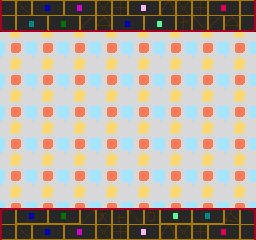

Below is a game level as drawn by its tile map, then a one-line description and the .tmx file that defines it, in full:
An orthogonal 16x15 tile map with 16x16 px tiles, 2 tile layers (back, front) and 3 objects (Shop).

<map version="1.0" orientation="orthogonal" width="16" height="15" tilewidth="16" tileheight="16">
 <tileset firstgid="1" name="tiles1" tilewidth="16" tileheight="16">
  <image source="../tiles0.gif" trans="ff00ff" width="256" height="256" />
 </tileset>
 <layer name="back" width="16" height="15">
  <data encoding="csv">
129,130,129,130,129,130,129,130,129,130,129,130,129,130,129,130,
145,146,145,146,145,146,145,146,145,146,145,146,145,146,145,146,
129,130,129,130,129,130,129,130,129,130,129,130,129,130,129,130,
145,146,145,146,145,146,145,146,145,146,145,146,145,146,145,146,
129,130,129,130,129,130,129,130,129,130,129,130,129,130,129,130,
145,146,145,146,145,146,145,146,145,146,145,146,145,146,145,146,
129,130,129,130,129,130,129,130,129,130,129,130,129,130,129,130,
145,146,145,146,145,146,145,146,145,146,145,146,145,146,145,146,
129,130,129,130,129,130,129,130,129,130,129,130,129,130,129,130,
145,146,145,146,145,146,145,146,145,146,145,146,145,146,145,146,
129,130,129,130,129,130,129,130,129,130,129,130,129,130,129,130,
145,146,145,146,145,146,145,146,145,146,145,146,145,146,145,146,
129,130,129,130,129,130,129,130,129,130,129,130,129,130,129,130,
145,146,145,146,145,146,145,146,145,146,145,146,145,146,145,146,
129,130,129,130,129,130,129,130,129,130,129,130,129,130,129,130
</data>
 </layer>
 <layer name="front" width="16" height="15">
  <data encoding="csv">
97,99,67,68,87,88,115,116,85,86,119,115,116,81,82,104,
17,7,8,1,2,22,23,3,4,5,6,20,21,22,23,24,
0,0,0,0,0,0,0,0,0,0,0,0,0,0,0,0,
0,0,0,0,0,0,0,0,0,0,0,0,0,0,0,0,
0,0,0,0,0,0,0,0,0,0,0,0,0,0,0,0,
0,0,0,0,0,0,0,0,0,0,0,0,0,0,0,0,
0,0,0,0,0,0,0,0,0,0,0,0,0,0,0,0,
0,0,0,0,0,0,0,0,0,0,0,0,0,0,0,0,
0,0,0,0,0,0,0,0,0,0,0,0,0,0,0,0,
0,0,0,0,0,0,0,0,0,0,0,0,0,0,0,0,
0,0,0,0,0,0,0,0,0,0,0,0,0,0,0,0,
0,0,0,0,0,0,0,0,0,0,0,0,0,0,0,0,
0,0,0,0,0,0,0,0,0,0,0,0,0,0,0,0,
33,51,52,49,50,38,35,36,37,34,53,54,55,56,39,40,
97,99,67,68,87,88,115,116,85,86,119,115,116,81,82,120
</data>
 </layer>
 <objectgroup name="lines" width="16" height="15" visible="0">
  <properties>
   <property name="rarity" value="0" />
   <property name="tags" value="[&quot;shop&quot;]" />
  </properties>
  <object x="0" y="32">
   <polyline points="0,0 256,0" />
  </object>
  <object x="256" y="208">
   <polyline points="0,0 -256,0" />
  </object>
 </objectgroup>
 <objectgroup name="objects" width="16" height="15">
  <object name="Shop" gid="1" x="112" y="192" />
 </objectgroup>
</map>
